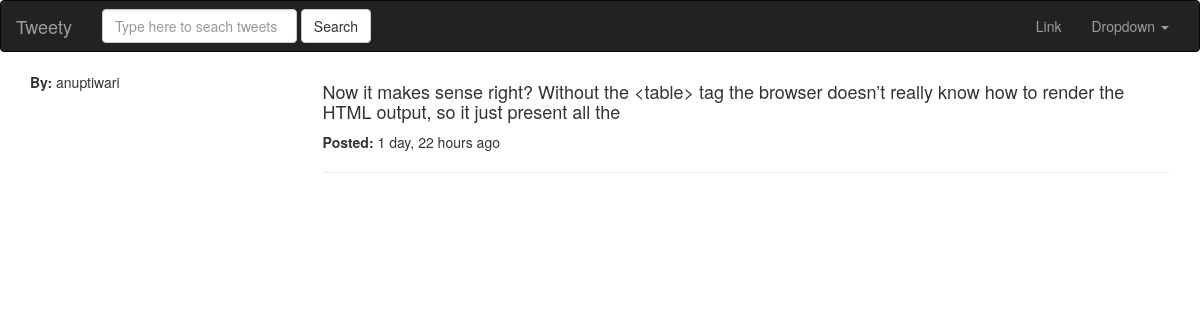
Page /tweet/3/ on the committed database.
### tweets/models.py (models this page shows, shortened)
class Tweet(models.Model):
    author    = models.ForeignKey(settings.AUTH_USER_MODEL)
    tweetText = models.CharField(max_length=140, validators=[validateTweetText])
    updated   = models.DateTimeField(auto_now=True)
    timestamp = models.DateTimeField(auto_now_add=True)

### tweets/views.py (the view)
# urls.py: url(r'^(?P<pk>\d+)/$', TweetDetailView.as_view(), name='tweetDetailView'),
class TweetDetailView(DetailView):
    template_name = 'tweets/detailView.html'
    queryset = Tweet.objects.all()
    def get_object(self):
        print(self.kwargs)
        pk = self.kwargs.get("pk")
        obj = get_object_or_404(Tweet, id=pk)
        return obj
    def get_context_data(self, *args, **kwargs):
        context = super(TweetDetailView, self).get_context_data(*args, **kwargs)
        return context

### tweets/templates/tweets/detailView.html (shortened to what this page needs)
{% extends 'base.html' %}
{% block content %}
<div class="row">
    <div class="col-sm-3 col-xs-12">
        <strong>By: </strong> {{ object.author }}
    </div>
    <div class="col-sm-9 col-xs-12">
        <h4>{{ object.tweetText }}</h4>
        <strong>Posted: </strong>{{ object.timestamp|timesince }} ago<hr>
    </div>
</div>
{% endblock content %}

### rows in the picture
Tweet: author "anuptiwari", tweetText "Now it makes sense right? Without the <table> tag the browser doesn’t really know how to render the HTML output, so it just present all the", timestamp "1 day, 22 hours"
